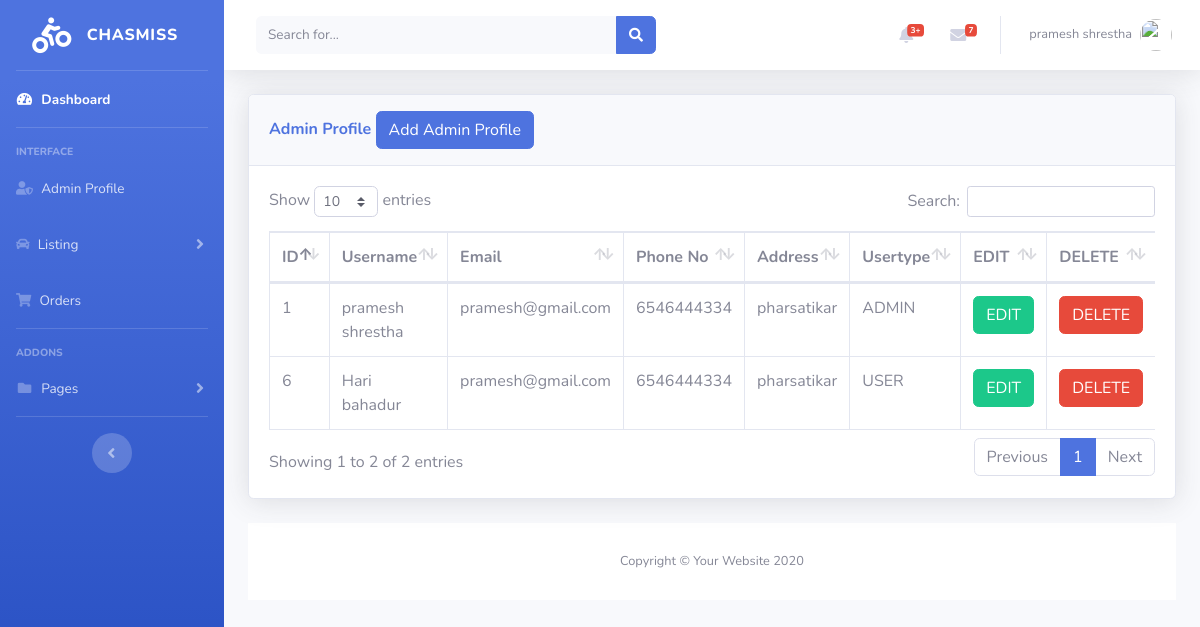
The page /admin/register.php (signed in) on the database its author committed.
### tables this page shows
CREATE TABLE `users` (
  `user_id` int(11) NOT NULL,
  `name` varchar(200) NOT NULL,
  `email` varchar(200) NOT NULL,
  `phone` varchar(11) NOT NULL,
  `address` varchar(255) NOT NULL,
  `password` varchar(200) NOT NULL,
  `usertype` varchar(200) NOT NULL
);

### admin/register.php (the view, shortened to what this page needs)
    <?php
include('includes/header.php');
include('includes/navbar.php');
include('includes/database/dbconfig.php');
?>
<div class="container-fluid">
<div class="card shadow mb-4">
  <div class="card-header py-3">
    <h6 class="m-0 font-weight-bold text-primary">Admin Profile
            <button type="button" class="btn btn-primary" data-toggle="modal" data-target="#addadminprofile">
              Add Admin Profile
            </button>
    </h6>
  </div>
  <div class="card-body">
    <div class="table-responsive">
    <?php
                $query = "SELECT * FROM users";
                $query_run = mysqli_query($connection, $query);
            ?>
      <table class="table table-bordered" id="dataTable" width="100%" cellspacing="0">
        <thead>
          <tr>
            <th> ID </th>
            <th> Username </th>
            <th>Email </th>
            <th>Phone No</th>
            <th>Address</th>
            <th>Usertype</th>
            <th>EDIT </th>
            <th>DELETE </th>
          </tr>
        </thead>
        <tbody>
        <?php
                        if(mysqli_num_rows($query_run) > 0)
                        {
                            while($row = mysqli_fetch_assoc($query_run))
                            {
                        ?>
                            <tr>
                                <td><?php  echo $row['user_id']; ?></td>
                                <td><?php  echo $row['name']; ?></td>
                                <td><?php  echo $row['email']; ?></td>
                                <td><?php  echo $row['phone']; ?></td>
                                <td><?php  echo$row['address']; ?></td>
                                <td><?php  echo $row['usertype']; ?></td>
                                <td>
                                    <form action="register_edit.php" method="post">
                                        <button type="submit" name="edit_btn" class="btn btn-success"> EDIT</button>
                                    </form>
                                </td>
                                <td>
                                    <form action="code.php" method="post">
                                        <button type="submit" name="delete_btn" class="btn btn-danger"> DELETE</button>
                                    </form>
                                </td>
                            </tr>
                        <?php
                            }
                        }
                        else {
                            echo "No Record Found";
                        }
                        ?>
        </tbody>
      </table>
    </div>
  </div>
</div>
<?php
include('includes/footer.php');
?>

### rows shown on the page
users: user_id "1", name "pramesh shrestha", email "pramesh@gmail.com", phone "6546444334", address "pharsatikar", usertype "ADMIN"
users: user_id "6", name "Hari bahadur", email "pramesh@gmail.com", phone "6546444334", address "pharsatikar", usertype "USER"

### other values the page prints
$_SESSION['username'] "pramesh shrestha"
